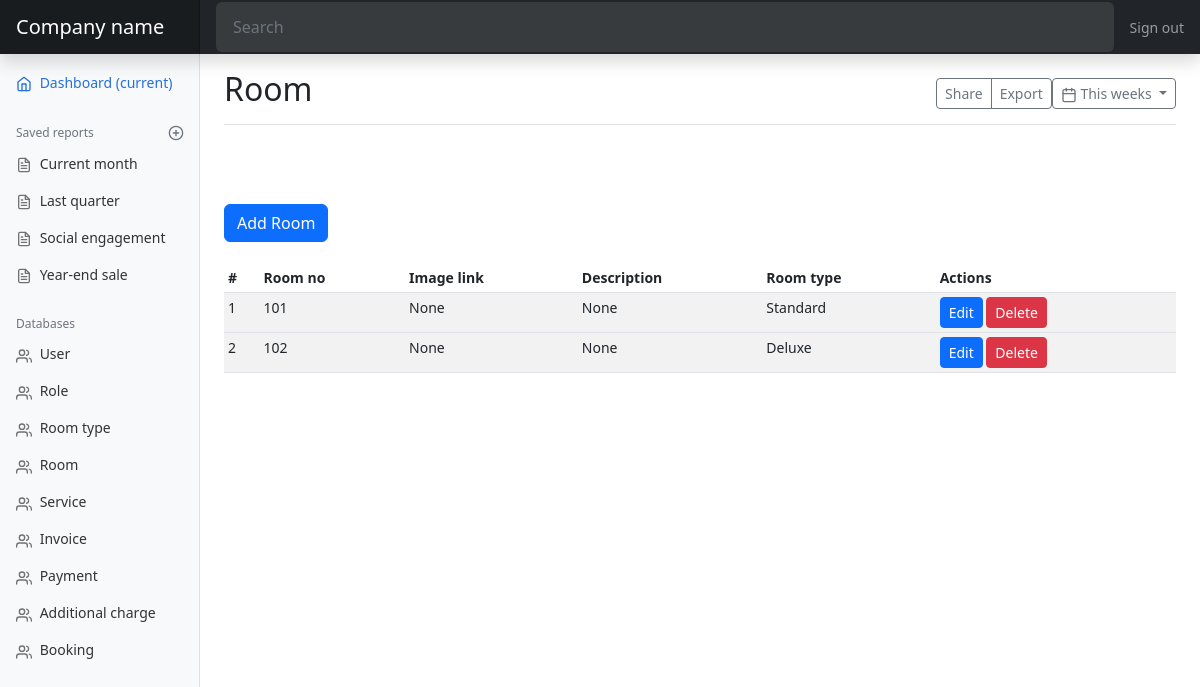
Before: /room with the older database file.
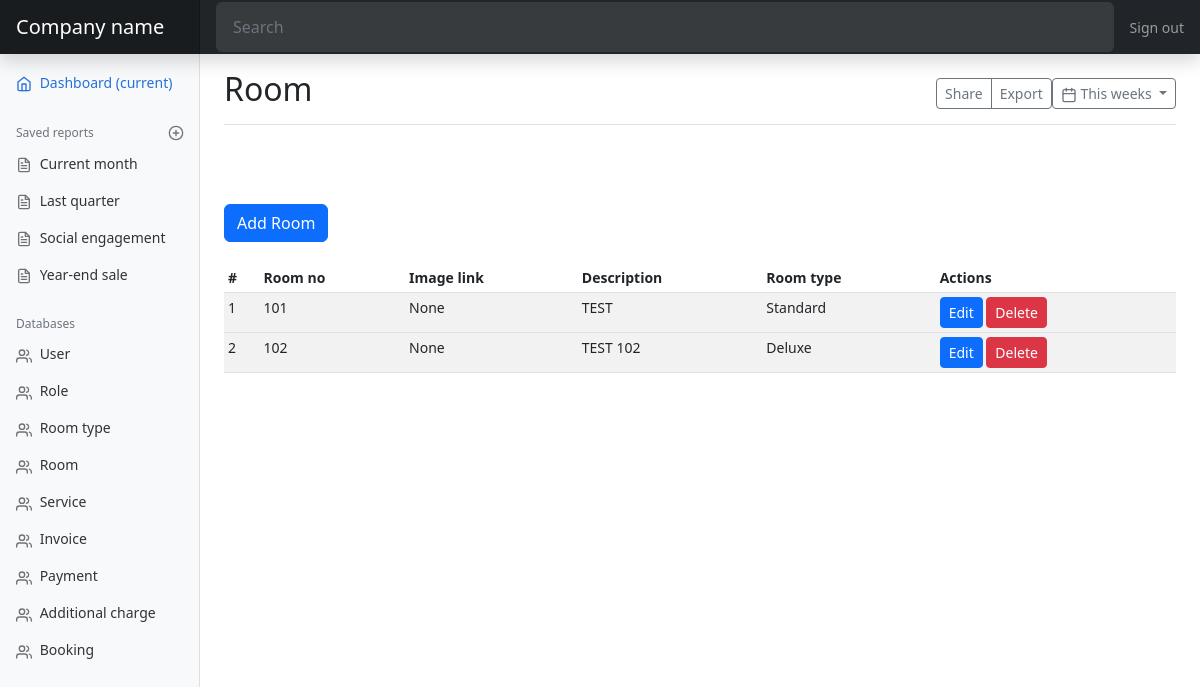
After: the same page with the newer database file.
### models.py (models this page shows, shortened)
class Room(db.Model):
    id = db.Column(db.Integer, primary_key=True)
    room_no = db.Column(db.String(50))
    image = db.Column(db.String(255))
    description = db.Column(db.Text)
    room_type_id = db.Column(db.Integer, db.ForeignKey('room_type.id'))
    room_type = db.relationship('RoomType', backref=db.backref('room', lazy=True))

class RoomType(db.Model):
    id = db.Column(db.Integer, primary_key=True)
    name = db.Column(db.String(50))
    price_per_night = db.Column(db.Float)
    capacity = db.Column(db.Integer)
    bed_quantity = db.Column(db.Integer)
    def __str__(self) -> str:
        return self.name

### views.py (the view)
@app.route('/room')
def room_page():
    rooms = models.Room.query.all()
    return render_template('mdRoom.html', rooms=rooms)

### templates/mdRoom.html
{% extends 'index.html' %}
{% block title %}Room{% endblock %}
{% block content %}
<a href="{{ url_for('add_room') }}" class="btn btn-primary" tabindex="-1" role="button">Add Room</a>
<br/>
<br/>
<div class="table-responsive">
  <table class="table table-striped table-sm">
    <thead>
      <tr>
        <th>#</th>
        <th>Room no</th>
        <th>Image link</th>
        <th>Description</th>
        <th>Room type</th>
        <th>Actions</th>
      </tr>
    </thead>
    <tbody>
      {% for room in rooms %}
      <tr>
        <td>{{ room.id }}</td>
        <td>{{ room.room_no }}</td>
        <td>{{ room.image }}</td>
        <td>{{ room.description }}</td>
        <td>{{ room.room_type }}</td>
        <td>
          <a href="{{ url_for('edit_room', room_id=room.id) }}" class="btn btn-primary btn-sm">Edit</a>
          <a href="{{ url_for('delete_room', room_id=room.id) }}" class="btn btn-danger btn-sm">Delete</a>
        </td>
      <tr>
        {% endfor %}
    </tbody>
  </table>
</div>
{% endblock %}

Changed rows visible on the page:
changed Room "Standard": description "None" → "TEST"
changed Room "Deluxe": description "None" → "TEST 102"
